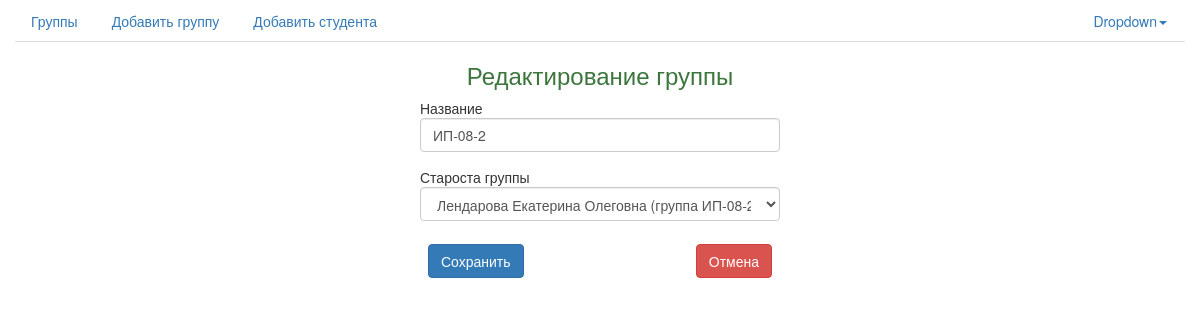
The page /edit_group/3/ on the database as committed earlier.
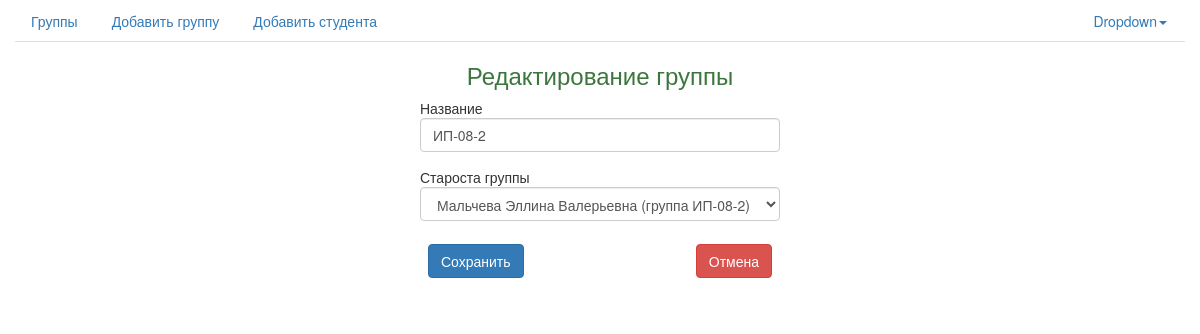
The same page on the database as committed later.
### student/models.py (models this page shows, shortened)
class Group(models.Model):
    title = models.CharField(max_length=255, verbose_name=u'Название')
    steward = models.ForeignKey('Student', related_name='r_groups', null=True, blank=True, verbose_name=u'Староста группы')
    def __unicode__(self):
        return self.title
    class Meta:
        ordering = ['title']
        verbose_name = u'Группа'
        verbose_name_plural = u'Группы'

### app/views.py (the view, shortened to what this page needs)
# urls.py: url(r'^edit_group/(?P<pk>\d+)/$', GroupEditView.as_view(), name='edit_group'),
class GroupEditView(UpdateView):
    template_name = 'edit_group.html'
    model = Group
    form_class = GroupEditForm

### app/form.py
class GroupEditForm(forms.ModelForm):
    class Meta:
        model = Group
        fields = ('title', 'steward')
        widgets = {
            'title': forms.TextInput(attrs={'class': "form-control"}),
            'steward': forms.Select(attrs={'class': "form-control"}),
        }

### student/models.py (called while the page is built)
    def __unicode__(self):
        return u"%s %s %s (группа %s)" % (self.last_name, self.first_name, self.patronymic, self.in_group)

### templates/edit_group.html
{% extends "base.html" %}
{% block content %}
<div class="container-fluid">
	<div class="row">
		<div class="col-md-12">
			<h3 class="text-center text-success">
                Редактирование группы
			</h3>
		</div>
	</div>
	<div class="row">
		<div class="col-md-4">
		</div>
		<div class="col-md-4">
			<form role="form" method="post" id="contactform">{% csrf_token %}
				{% for field in form %}
                    <div class="form-group">
                        {% if field.errors %}
                            <div class="alert alert-warning" role="alert">
                                {{ field.label }}
                                {{ field }}{{ field.errors }}
                            </div>
                        {% else %}
                            {{ field.label }}
                            {{ field }}
                        {% endif %}
                    </div>
                {% endfor %}
				<table class="table">
                    <thead>
                        <tr>
                            <td class="text-left">
                                <input type="submit" value="Сохранить" class="btn btn-primary"/>
                            </td>
                            <td class="text-right">
                                <a href="/group_detail/{{ group.id }}"><button type="button" class="btn btn-danger">Отмена</button></a>
                            </td>
                        </tr>
                    </thead>
                </table>
			</form>
		</div>
		<div class="col-md-4">
		</div>
	</div>
</div>
{% endblock %}

Rows that differ between the two databases and show on the page:
changed Group "ИП-08-2": steward "Лендарова Екатерина Олеговна (группа ИП-08-2)" → "Мальчева Эллина Валерьевна (группа ИП-08-2)"
